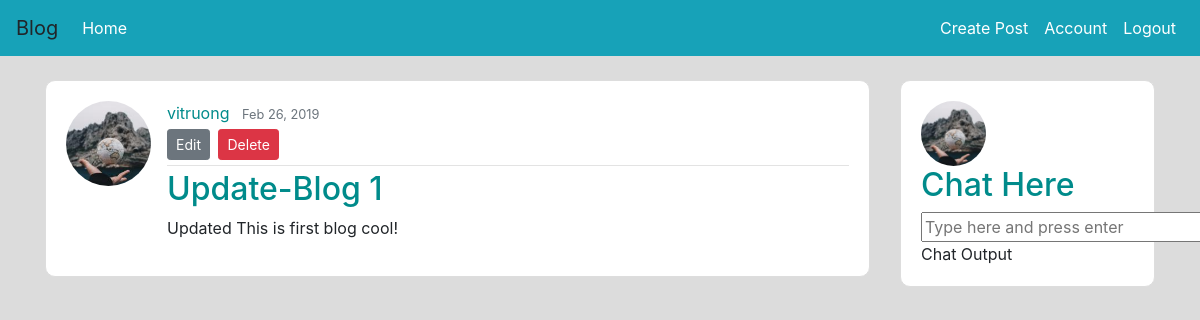
Before: /post/1 (signed in) with the older database file.
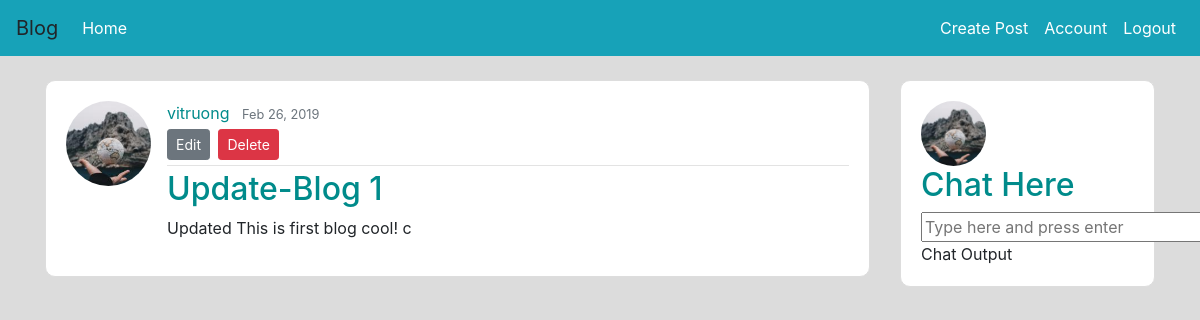
After: the same page with the newer database file.
### flaskblog/model.py (models this page shows, shortened)
class Post(db.Model):
    id = db.Column(db.Integer, autoincrement=True, primary_key=True)
    title = db.Column(db.String(150), nullable=False)
    content = db.Column(db.Text, nullable=False)
    date_posted = db.Column(db.DateTime, nullable=False, default=datetime.utcnow)
    user_id = db.Column(db.Integer, db.ForeignKey('user.id'), nullable=False)

### flaskblog/routes.py (the view)
@app.route('/post/<int:post_id>')
def post(post_id):
    post = Post.query.get_or_404(post_id)
    return render_template('post.html', title=post.title, post=post)

### flaskblog/model.py (called while the page is built)
@login_manager.user_loader
def load_user(user_id):
    return User.query.get(int(user_id))

### flaskblog/templates/post.html (shortened to what this page needs)
{% extends 'base.html' %}
{% block body %}
    <article class="media content-section">
      <img class="rounded-circle article-img" src="{{ url_for('static', filename='profile_pics/' + post.author.image_file) }}">
      <div class="media-body">
        <div class="article-metadata">
          <a class="mr-2" href="#">{{ post.author.username }}</a>
          <small class="text-muted">{{ post.date_posted.strftime('%b %d, %Y') }}</small>
          {% if post.author == current_user %}
            <div>
                <a class="btn btn-secondary btn-sm mt-1 mb-1" href="{{ url_for('edit_post', post_id=post.id) }}">Edit</a>
                <button type="button" class="btn btn-danger btn-sm m-1" data-toggle="modal" data-target="#deleteModal">Delete</button>
            </div>
          {% endif %}
        </div>
        <h2 class="article-title">{{ post.title }}</h2>
        <p class="article-content">{{ post.content }}</p>
      </div>
    </article>
{% endblock %}

Changed rows visible on the page:
changed Post "Update-Blog 1": content "Updated This is first blog cool!" → "Updated This is first blog cool! c"
